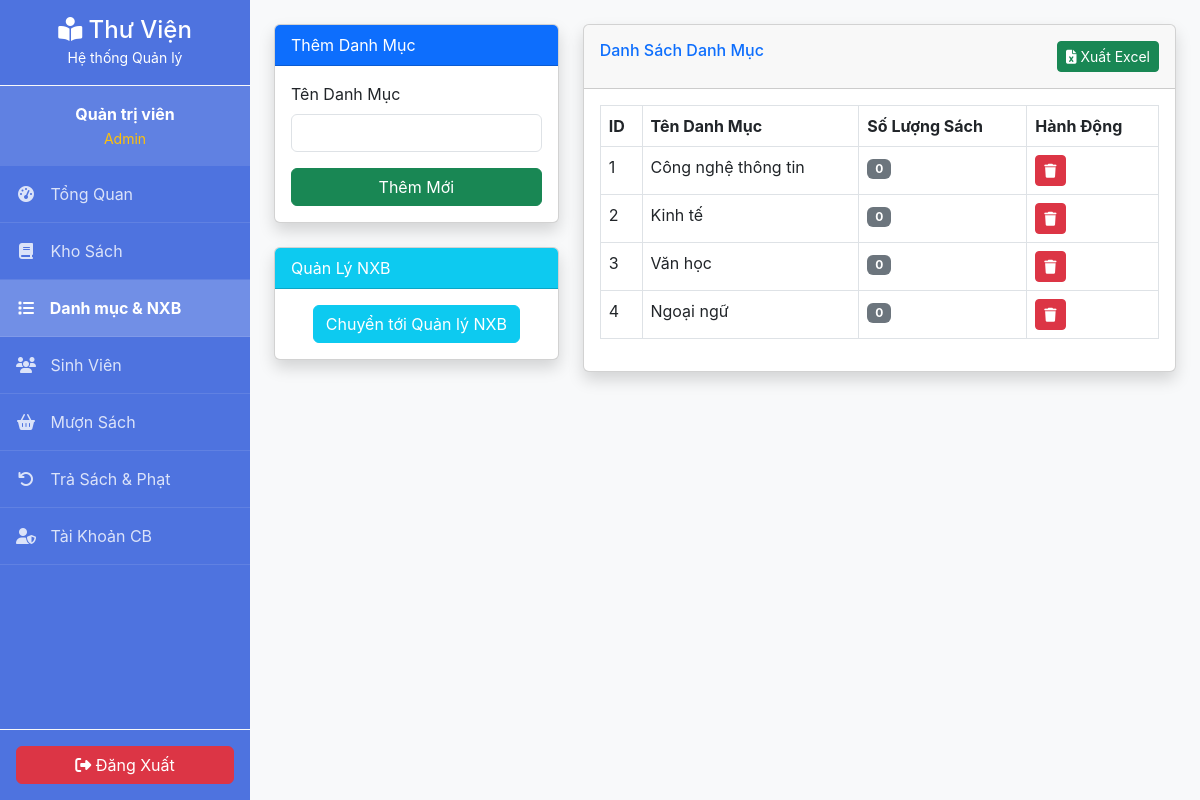
The app's page /modules/categories/index.php (signed in) with its own data.
### tables this page shows
CREATE TABLE categories (
    id INT AUTO_INCREMENT PRIMARY KEY,
    name VARCHAR(100) NOT NULL UNIQUE
);

### modules/categories/index.php (the view, shortened to what this page needs)
<?php
require_once '../../config/db.php';
require_once '../../includes/header.php';
$sql = "SELECT c.*, COUNT(b.id) as book_count
        FROM categories c
        LEFT JOIN books b ON c.id = b.category_id
        GROUP BY c.id";
$categories = $pdo->query($sql)->fetchAll();
?>
<div class="row">
    <div class="col-md-4">
        <div class="card shadow">
            <div class="card-header bg-primary text-white">Thêm Danh Mục</div>
            <div class="card-body">
                <form method="POST">
                    <div class="mb-3">
                        <label class="form-label">Tên Danh Mục</label>
                        <input type="text" name="name" class="form-control" required>
                    </div>
                    <button type="submit" name="add" class="btn btn-success w-100">Thêm Mới</button>
                </form>
            </div>
        </div>
        <div class="card shadow mt-4">
             <div class="card-header bg-info text-white">Quản Lý NXB</div>
             <div class="card-body text-center">
                 <a href="../publishers/index.php" class="btn btn-info text-white">Chuyển tới Quản lý NXB</a>
             </div>
        </div>
    </div>
    <div class="col-md-8">
        <div class="card shadow">
            <div class="card-header py-3 d-flex justify-content-between">
                <h6 class="m-0 font-weight-bold text-primary">Danh Sách Danh Mục</h6>
                <a href="#" class="btn btn-sm btn-success"><i class="fas fa-file-excel"></i> Xuất Excel</a>
            </div>
            <div class="card-body">
                <table class="table table-bordered table-hover">
                    <thead>
                        <tr>
                            <th>ID</th>
                            <th>Tên Danh Mục</th>
                            <th>Số Lượng Sách</th>
                            <th>Hành Động</th>
                        </tr>
                    </thead>
                    <tbody>
                        <?php foreach($categories as $c): ?>
                        <tr>
                            <td><?php echo $c['id']; ?></td>
                            <td><?php echo htmlspecialchars($c['name']); ?></td>
                            <td><span class="badge bg-secondary"><?php echo $c['book_count']; ?></span></td>
                            <td>
                                <a href="index.php?delete=<?php echo $c['id']; ?>" class="btn btn-sm btn-danger" onclick="return confirm('Bạn chắc chắn muốn xóa?')">
                                    <i class="fas fa-trash"></i>
                                </a>
                            </td>
                        </tr>
                        <?php endforeach; ?>
                    </tbody>
                </table>
            </div>
        </div>
    </div>
</div>
<?php require_once '../../includes/footer.php'; ?>

### includes/header.php (shortened to what this page needs)
<?php
function isActive($path) {
    return strpos($_SERVER['REQUEST_URI'], $path) !== false ? 'active' : '';
}
?>
<!DOCTYPE html>
<html lang="vi">
<head>
    <link href="https://cdn.jsdelivr.net/npm/bootstrap@5.3.0/dist/css/bootstrap.min.css" rel="stylesheet">
    <link rel="stylesheet" href="https://cdnjs.cloudflare.com/ajax/libs/font-awesome/6.4.0/css/all.min.css">
    <link href="/Quanlythuvien/assets/css/style.css?v=2.1" rel="stylesheet">
</head>
<body>
    <div class="d-flex">
        <nav class="sidebar d-flex flex-column text-white">
            <div class="p-3 text-center border-bottom border-light">
                <h4 class="m-0"><i class="fas fa-book-reader"></i> Thư Viện</h4>
                <small>Hệ thống Quản lý</small>
            </div>
            <div class="p-3 text-center bg-white bg-opacity-10">
                <div class="fw-bold"><?php echo htmlspecialchars($_SESSION['fullname']); ?></div>
                <small class="text-warning"><?php echo ucfirst($_SESSION['role']); ?></small>
            </div>
            <div class="flex-grow-1 overflow-auto">
                <ul class="nav flex-column">
                    <li class="nav-item">
                        <a href="/Quanlythuvien/modules/admin/dashboard.php" class="nav-link <?php echo isActive('dashboard.php'); ?>">
                            <i class="fas fa-tachometer-alt"></i> Tổng Quan
                        </a>
                    </li>
                    <li class="nav-item">
                        <a href="/Quanlythuvien/modules/books/index.php" class="nav-link <?php echo isActive('modules/books'); ?>">
                            <i class="fas fa-book"></i> Kho Sách
                        </a>
                    </li>
                    <li class="nav-item">
                        <a href="/Quanlythuvien/modules/categories/index.php" class="nav-link <?php echo isActive('modules/categories'); ?>">
                            <i class="fas fa-list"></i> Danh mục & NXB
                        </a>
                    </li>
                    <li class="nav-item">
                        <a href="/Quanlythuvien/modules/students/index.php" class="nav-link <?php echo isActive('modules/students'); ?>">
                            <i class="fas fa-users"></i> Sinh Viên
                        </a>
                    </li>
                    <li class="nav-item">
                        <a href="/Quanlythuvien/modules/borrow/index.php" class="nav-link <?php echo isActive('modules/borrow'); ?>">
                            <i class="fas fa-shopping-basket"></i> Mượn Sách
                        </a>
                    </li>
                    <li class="nav-item">
                        <a href="/Quanlythuvien/modules/returns/index.php" class="nav-link <?php echo isActive('modules/returns'); ?>">
                            <i class="fas fa-undo"></i> Trả Sách & Phạt
                        </a>
                    </li>
                    <?php if($_SESSION['role'] === 'admin'): ?>
                    <li class="nav-item">
                        <a href="/Quanlythuvien/modules/admin/accounts.php" class="nav-link <?php echo isActive('modules/admin/accounts.php'); ?>">
                            <i class="fas fa-user-shield"></i> Tài Khoản CB
                        </a>
                    </li>
                    <?php endif; ?>
                </ul>
            </div>
            <div class="p-3 border-top border-light">
                <a href="/Quanlythuvien/modules/auth/logout.php" class="btn btn-danger w-100">
                    <i class="fas fa-sign-out-alt"></i> Đăng Xuất
                </a>
            </div>
        </nav>
        <main class="content-wrapper p-4">

### includes/footer.php (shortened to what this page needs)
        </main>
    </div>
</body>
</html>

### assets/css/style.css (style rules this page uses)
:root { --primary-color: #4e73df; --secondary-color: #858796; --success-color: #1cc88a; --info-color: #36b9cc; --warning-color: #f6c23e; --danger-color: #e74a3b; --light-color: #f8f9fa; --dark-color: #5a5c69; }
body { font-family: 'Nunito', -apple-system, BlinkMacSystemFont, "Segoe UI", Roboto, "Helvetica Neue", Arial, sans-serif; background-color: #f8f9fa; color: #5a5c69; }
.sidebar { width: 250px; background-color: var(--primary-color); min-height: 100vh; color: white; transition: all 0.3s; }
.sidebar .nav-link { color: rgba(255, 255, 255, 0.8); padding: 1rem; border-bottom: 1px solid rgba(255, 255, 255, 0.1); }
.sidebar .nav-link:hover, .sidebar .nav-link.active { color: white; background-color: rgba(255, 255, 255, 0.2); font-weight: bold; }
.sidebar .nav-link i { width: 20px; text-align: center; margin-right: 10px; }
.content-wrapper { flex: 1; overflow-x: hidden; background-color: #f8f9fa; }

### records on screen
categories: id "1", name "Công nghệ thông tin", book_count "0"
categories: id "2", name "Kinh tế", book_count "0"
categories: id "3", name "Văn học", book_count "0"
categories: id "4", name "Ngoại ngữ", book_count "0"

### other values on screen
$_SESSION['fullname'] "Quản trị viên"
$_SESSION['role'] "Admin"
